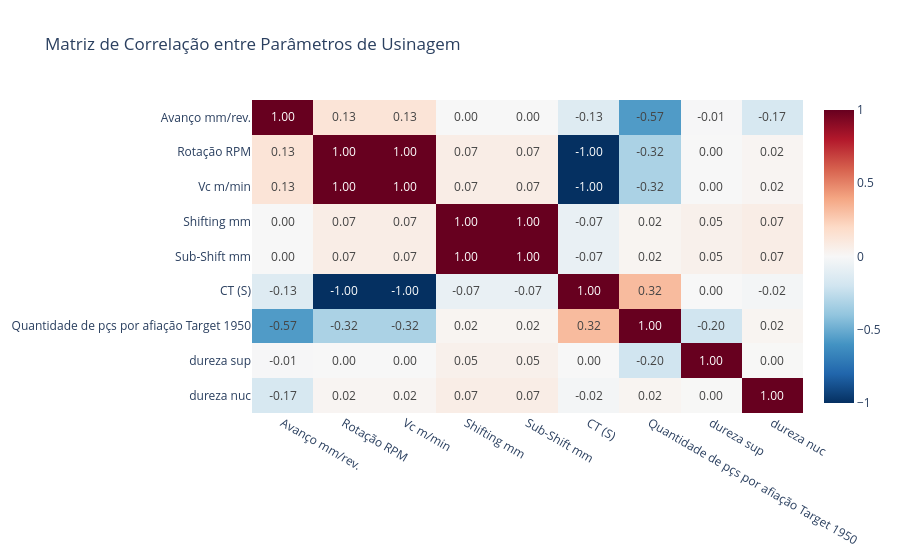

Write notebook code for a chart like this one.
### Markdown cell above
Apesar de ser mais notável no Revestimento 'Alcrona Evo', ambos os revestimentosapresentam apresentam uma variação muito maior na vida útil do que o esperado. É necessessário investigar o motivo desta variação.

### Code cell
# cria um heatmap das variáveis numéricas de df_corrigido

df_numerico = df_corrigido.select_dtypes(include=['float64', 'int64']) # cria df_numerico com apneas as colunas numéricas de df_corrigido

matriz_correlacao = df_numerico.corr(method='spearman') # cria uma matriz de correlação das colunas de df_numerico

fig_corr = px.imshow( # cria uma figura para o heatmap
    matriz_correlacao, # define a matriz a ser usado
    text_auto=".2f", # mostra os valores com 2 casas decimais
    aspect="auto", # define a proporção do heatmap como automática forçañdo-o a preencher a altura e largura da figura
    color_continuous_scale='RdBu_r', # define a escala de cores como Azul para positivo e Vermelho para negativo
    title='Matriz de Correlação entre Parâmetros de Usinagem' # define o título do gráfico
)

fig_corr.show() # exibe a figura

### Figure 1 — Plotly figure (JSON) as saved in the notebook; plotly's stock layout.template omitted (floating-point values rounded to 4 significant figures)
{"data": [{"coloraxis": "coloraxis", "hovertemplate": "x: %{x}<br>y: %{y}<br>color: %{z}<extra></extra>", "name": "0", "texttemplate": "%{z:.2f}", "type": "heatmap", "x": ["Avanço mm/rev.", "Rotação RPM", "Vc m/min", "Shifting mm", "Sub-Shift mm", "CT (S)", "Quantidade de pçs por afiação Target 1950", "dureza sup", "dureza nuc"], "xaxis": "x", "y": ["Avanço mm/rev.", "Rotação RPM", "Vc m/min", "Shifting mm", "Sub-Shift mm", "CT (S)", "Quantidade de pçs por afiação Target 1950", "dureza sup", "dureza nuc"], "yaxis": "y", "z": [[1.0, 0.133, 0.133, -0.002496, -0.002496, -0.133, -0.5667, -0.0078, -0.1665], [0.133, 1.0, 1.0, 0.07227, 0.07227, -1.0, -0.3198, 0.0005929, 0.02219], [0.133, 1.0, 1.0, 0.07227, 0.07227, -1.0, -0.3198, 0.0005929, 0.02219], [-0.002496, 0.07227, 0.07227, 1.0, 1.0, -0.07227, 0.02491, 0.04818, 0.07204], [-0.002496, 0.07227, 0.07227, 1.0, 1.0, -0.07227, 0.02491, 0.04818, 0.07204], [-0.133, -1.0, -1.0, -0.07227, -0.07227, 1.0, 0.3198, -0.0005929, -0.02219], [-0.5667, -0.3198, -0.3198, 0.02491, 0.02491, 0.3198, 1.0, -0.1986, 0.02309], [-0.0078, 0.0005929, 0.0005929, 0.04818, 0.04818, -0.0005929, -0.1986, 1.0, 0.002292], [-0.1665, 0.02219, 0.02219, 0.07204, 0.07204, -0.02219, 0.02309, 0.002292, 1.0]]}], "layout": {"coloraxis": {"autocolorscale": false, "colorscale": [[0, "rgb(5,48,97)"], [0.1, "rgb(33,102,172)"], [0.2, "rgb(67,147,195)"], [0.3, "rgb(146,197,222)"], [0.4, "rgb(209,229,240)"], [0.5, "rgb(247,247,247)"], [0.6, "rgb(253,219,199)"], [0.7, "rgb(244,165,130)"], [0.8, "rgb(214,96,77)"], [0.9, "rgb(178,24,43)"], [1, "rgb(103,0,31)"]]}, "title": {"text": "Matriz de Correlação entre Parâmetros de Usinagem"}, "xaxis": {"anchor": "y", "domain": [0, 1]}, "yaxis": {"anchor": "x", "autorange": "reversed", "domain": [0, 1]}}}
